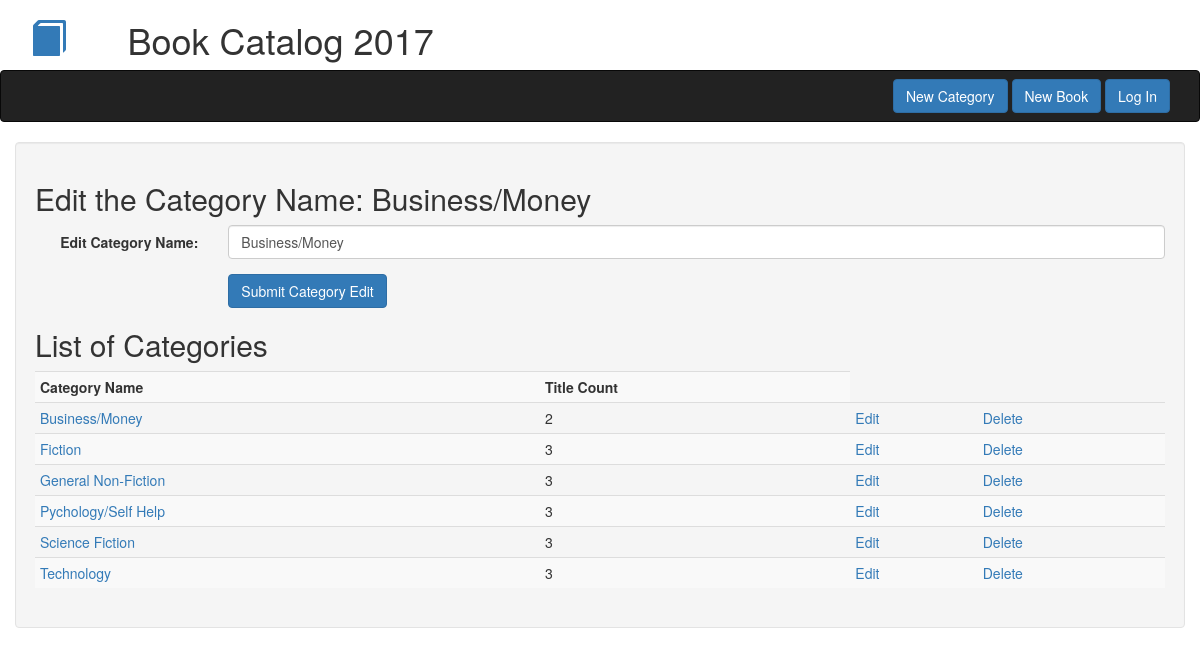
The app's page /categories/6/edit, older data.
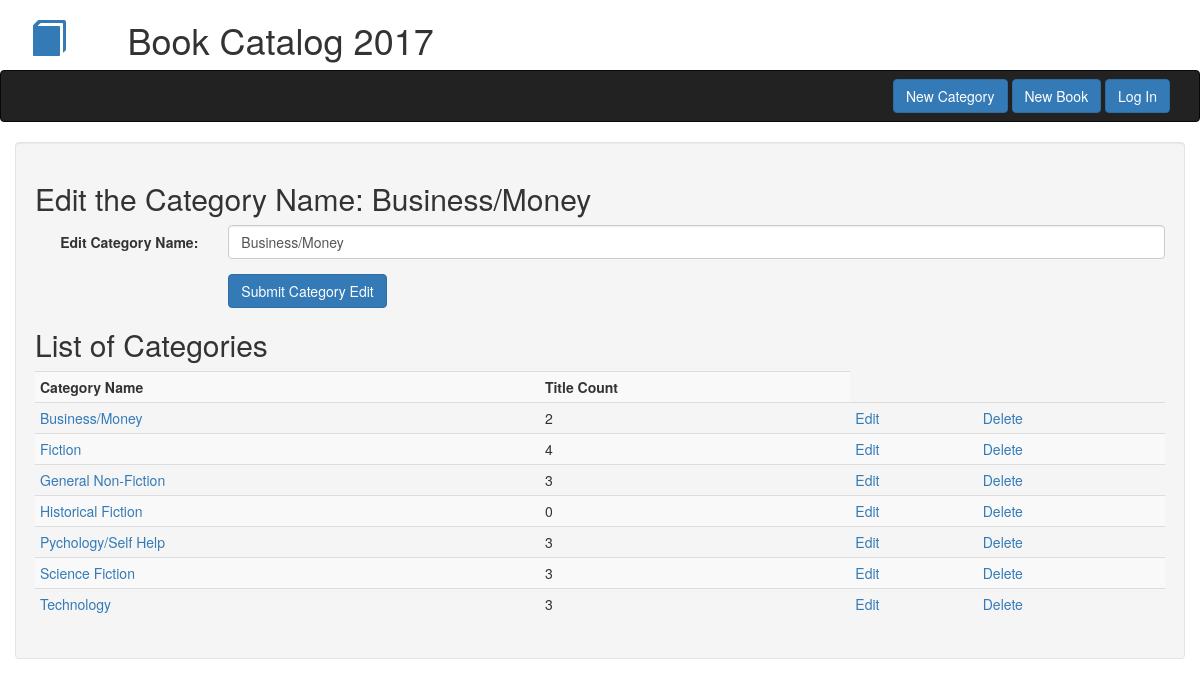
The same page, newer data.
### db_setup.py (models this page shows)
class Category(Base):
    __tablename__ = 'category'
    name = Column(String(80), nullable = False)
    id = Column(Integer, primary_key = True)

### catalog.py (the view)
@app.route('/categories/<int:category_id>/edit', methods=['GET', 'POST'])
def editCategory(category_id):
    category = session.query(Category).filter_by(id = category_id).one()
    category_counts = (
        session.query(Category.name, Category.id, func.count(Book.title).label("count"))
        .outerjoin(Book, Category.id == Book.category_id)
        .group_by(Category.id)
        .order_by(Category.name)
        )
    if request.method == 'POST':
        data = ({"name": request.form['category_name']})
        if not request.form['category_name']:
            flash('Form field cannot be blank!')
            return redirect(url_for('editCategory', category_id = category_id))
        session.query(Category).filter_by(id = category_id).update(data)
        session.commit()
        flash("Category: {} edited successfully!".format(category.name))
        return redirect(url_for('indexPage'))
    else:
        return render_template('edit_category.html',
            category = category, category_counts = category_counts)

### templates/edit_category.html (shortened to what this page needs)
{% extends "bootstrap/base.html" %}
{% block navbar %}{% include "header_nav.html" %}{% endblock %}
{% block content %}
<div class="container well">
    <h2>Edit the Category Name: {{ category.name }}</h2>
    <form class="form-horizontal" method ="POST" action = "{{ url_for('editCategory', category_id = category.id )}}" >
    <div class="form-group">
        <label for="inputCategory" class="col-sm-2 control-label">Edit Category Name:</label>
        <div class="col-sm-10">
            <input type="text" name="category_name" class="form-control" id="inputCategory" value="{{ category.name }}">
        </div>
    </div>
    <div class="form-group">
        <div class="col-sm-offset-2 col-sm-10">
            <button type="submit" class="btn btn-primary">Submit Category Edit</button>
        </div>
    </div>
    </form>
    <h2>List of Categories</h2>
    <table class='table table-striped table-condensed'>
        <th>Category Name</th><th>Title Count</th>
        {% for category in category_counts %}
            <tr><td><a href="{{ url_for('listBooksByCategory', category_id = category.id) }}">{{ category.name }}</a></td><td>{{ category.count }}<td><a href="{{ url_for('editCategory', category_id = category.id) }}"> Edit</a></td><td><a href="{{ url_for('deleteCategory', category_id = category.id) }}"> Delete</a></td></tr>
        {% endfor %}
    </table>
</div>
{%- endblock -%}

Row changes from the older to the newer data that the page shows:
computed for Category "Fiction": count "3" → "4"
added Category: name "Historical Fiction", count "0"
